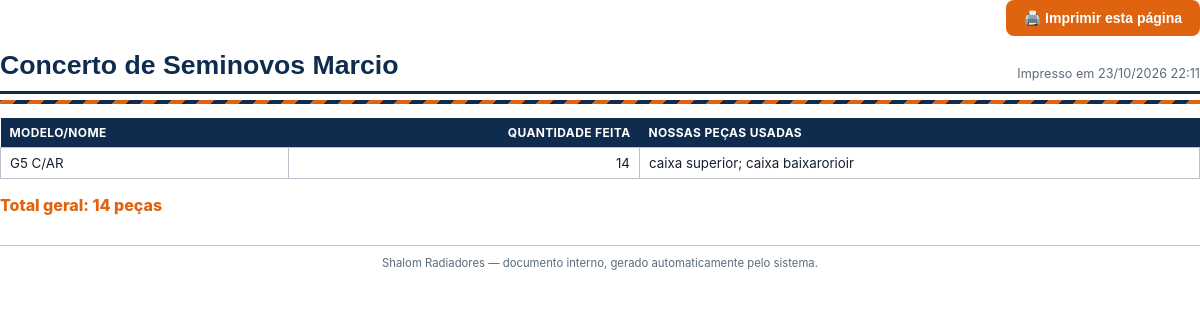
The page /admin/imprimir-seminovos.php (signed in) on the database its author committed.
### tables this page shows
CREATE TABLE `seminovos_items` (
  `id` int(10) UNSIGNED NOT NULL,
  `seminovos_order_id` int(10) UNSIGNED NOT NULL,
  `modelo_nome` varchar(150) NOT NULL,
  `quantidade_feita` int(10) UNSIGNED NOT NULL DEFAULT 0,
  `nossas_pecas_usadas` text DEFAULT NULL,
  `criado_em` datetime NOT NULL DEFAULT current_timestamp(),
  `atualizado_em` datetime NOT NULL DEFAULT current_timestamp() ON UPDATE current_timestamp()
);

### includes/functions.php (called while the page is built, shortened)
<?php
function h(?string $texto): string
{
    return htmlspecialchars((string)$texto, ENT_QUOTES, 'UTF-8');
}

### includes/database.php (called while the page is built, shortened)
<?php
function db(): PDO
{
    static $pdo = null;
    if ($pdo === null) {
        $dsn = 'mysql:host=' . DB_HOST . ';dbname=' . DB_NAME . ';charset=utf8mb4';
        $options = [
            PDO::ATTR_ERRMODE            => PDO::ERRMODE_EXCEPTION,
            PDO::ATTR_DEFAULT_FETCH_MODE => PDO::FETCH_ASSOC,
            PDO::ATTR_EMULATE_PREPARES   => false,
        ];
        try {
            $pdo = new PDO($dsn, DB_USER, DB_PASS, $options);
        } catch (PDOException $e) {
            error_log('Erro de conexão com o banco: ' . $e->getMessage());
            http_response_code(500);
            die('Não foi possível conectar ao banco de dados. Tente novamente mais tarde.');
        }
    }
    return $pdo;
}

### includes/seminovos_repo.php (called while the page is built, shortened)
<?php
require_once __DIR__ . '/database.php';
function obter_seminovos_order(): array
{
    $pdo = db();
    $row = $pdo->query('SELECT * FROM seminovos_orders ORDER BY id ASC LIMIT 1')->fetch();
    return $row;
}
function listar_itens_seminovos_para_impressao(int $seminovosOrderId): array
{
    $stmt = db()->prepare('SELECT * FROM seminovos_items WHERE seminovos_order_id = ? ORDER BY modelo_nome ASC');
    $stmt->execute([$seminovosOrderId]);
    return $stmt->fetchAll();
}
function total_geral_seminovos(array $itens): int
{
    return array_sum(array_map(fn($i) => (int)$i['quantidade_feita'], $itens));
}

### admin/imprimir-seminovos.php (the view, shortened to what this page needs)
<?php
require_once __DIR__ . '/../includes/functions.php';
require_once __DIR__ . '/../includes/seminovos_repo.php';
$semi = obter_seminovos_order();
$itens = listar_itens_seminovos_para_impressao((int)$semi['id']);
$totalGeral = total_geral_seminovos($itens);
?>
<!DOCTYPE html>
<html lang="pt-BR">
<head>
<link rel="stylesheet" href="../assets/css/print.css">
</head>
<body>
<div class="imp-acoes-tela">
    <button onclick="window.print()">🖨️ Imprimir esta página</button>
</div>
<div class="imp-cabecalho">
    <div class="imp-marca">Concerto de Seminovos Marcio</div>
    <div class="imp-meta">Impresso em <?= h(date('d/m/Y H:i')) ?></div>
</div>
<div class="imp-faixa"></div>
<table class="imp-tabela">
    <thead>
        <tr>
            <th>Modelo/Nome</th>
            <th class="num">Quantidade Feita</th>
            <th>Nossas Peças Usadas</th>
        </tr>
    </thead>
    <tbody>
        <?php foreach ($itens as $item): ?>
        <tr>
            <td><?= h($item['modelo_nome']) ?></td>
            <td class="num"><?= (int)$item['quantidade_feita'] ?></td>
            <td><?= h($item['nossas_pecas_usadas'] ?? '-') ?></td>
        </tr>
        <?php endforeach; ?>
    </tbody>
</table>
<div class="imp-totais">
    <div>Total geral: <?= $totalGeral ?> peças</div>
</div>
<div class="imp-rodape">Shalom Radiadores — documento interno, gerado automaticamente pelo sistema.</div>
</body>
</html>

### assets/css/print.css (style rules this page uses)
:root { --imp-azul: #0f2c4f; --imp-laranja: #e0640f; --imp-amarelo: #8a6600; --imp-vermelho: #971d33; --imp-verde: #146341; --imp-cinza-claro: #f1f3f6; --imp-borda: #b9c2cd; }
body { font-family: "Inter", Arial, Helvetica, sans-serif; color: #16202c; font-size: 11.5pt; margin: 0; }
.imp-cabecalho { display: flex; justify-content: space-between; align-items: flex-end; border-bottom: 3px solid var(--imp-azul); padding-bottom: 10px; margin-bottom: 6px; }
.imp-cabecalho .imp-marca { font-family: "Barlow Condensed", Arial, sans-serif; font-size: 20pt; font-weight: 800; color: var(--imp-azul); }
.imp-cabecalho .imp-meta { text-align: right; font-size: 9.5pt; color: #5c6b7a; }
.imp-faixa { height: 4px; margin-bottom: 14px; background: repeating-linear-gradient(-45deg, var(--imp-laranja) 0 10px, var(--imp-azul) 10px 20px); }
table.imp-tabela { width: 100%; border-collapse: collapse; margin-top: 10px; font-size: 10pt; }
table.imp-tabela thead th { background: var(--imp-azul); color: #fff; padding: 7px 9px; text-align: left; font-size: 9pt; text-transform: uppercase; letter-spacing: 0.03em; }
table.imp-tabela td { border: 1px solid var(--imp-borda); padding: 7px 9px; text-align: left; }
table.imp-tabela td.num, table.imp-tabela th.num { text-align: right; }
.imp-totais { margin-top: 16px; display: flex; gap: 30px; font-size: 12pt; font-weight: 800; color: var(--imp-laranja); }
.imp-rodape { margin-top: 30px; padding-top: 10px; border-top: 1px solid var(--imp-borda); font-size: 8.5pt; color: #5c6b7a; text-align: center; }
.imp-acoes-tela { text-align: right; margin-bottom: 14px; }
.imp-acoes-tela button { background: var(--imp-laranja); color: #fff; border: none; padding: 10px 18px; border-radius: 8px; font-size: 10.5pt; font-weight: 700; cursor: pointer; }

### rows shown on the page
seminovos_items: modelo_nome "G5 C/AR", quantidade_feita "14", nossas_pecas_usadas "caixa superior; caixa baixarorioir"
